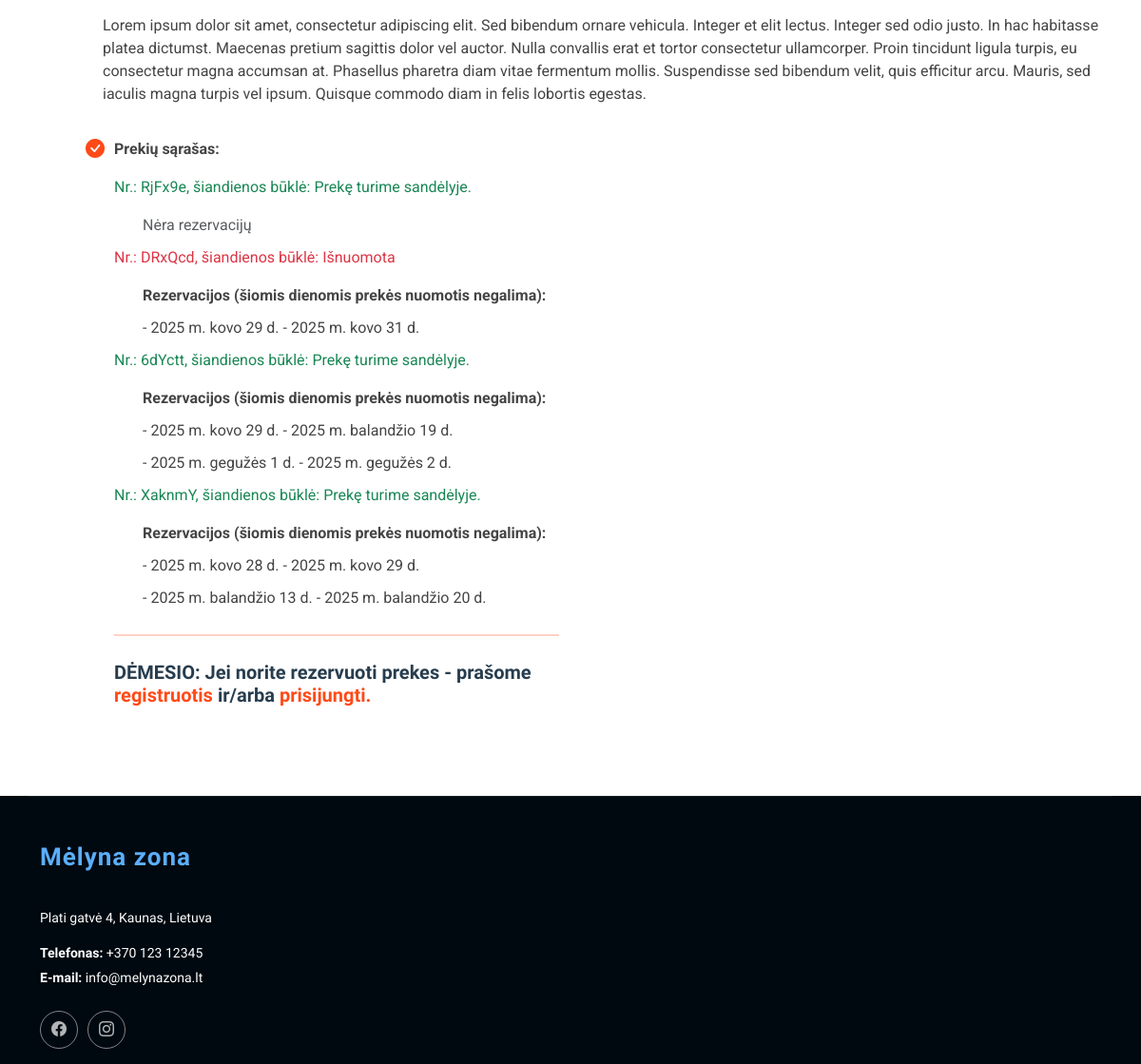
/rent/product/3 (lower part), run on an earlier commit of the app's database.
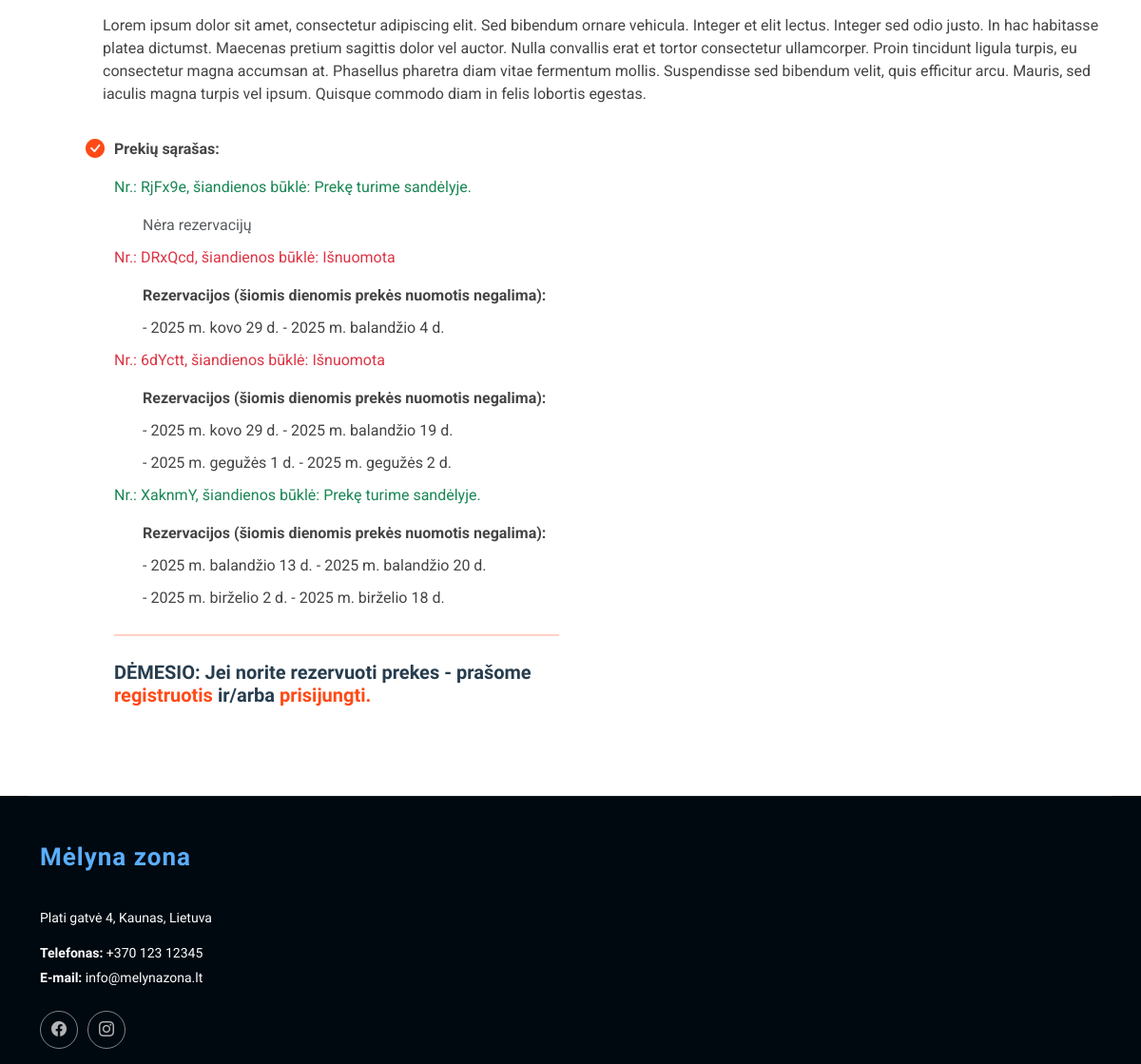
And on a later commit of the database.
### rent/models.py (models this page shows, shortened)
class Product(models.Model):
    name = models.CharField(verbose_name="Pavadinimas", max_length=100)
    price = models.IntegerField(verbose_name="Kaina", null=True, blank=True, help_text="Paros nuomos kaina")
    description = HTMLField(verbose_name="Aprašymas", max_length=1000, help_text='Trumpas produkto aprašymas', null=True, blank=True, default="")
    inv_no = models.CharField(verbose_name="Invenorizacijos numeris", max_length=100, null=True, blank=True, unique=True,
                              help_text="Veskite invenorizacijos numerį")
    quantity = models.IntegerField(verbose_name="Kiekis", null=True, blank=True, help_text="Kiekis")
    group = models. ForeignKey(to="Group", on_delete=models.SET_NULL, null=True, blank=True, verbose_name="Produktų grupės", help_text="Parinkite kokia grupei priklauso produktas")
    cover = models.ImageField(verbose_name="Paveikslėlis", upload_to='covers', null=True, blank=True)
    def __str__(self):
        return self.name
    class Meta:
        verbose_name = "Prouktas"
        verbose_name_plural = "Produktai"
        ordering = ['inv_no']

class Status(models.Model):
    uuid = ShortUUIDField(help_text='Unikalus ID vienodams produktams')
    product = models.ForeignKey(to="Product", null=True, blank=True, on_delete=models.CASCADE, verbose_name="Produktas", related_name="product_status")
    customer = models.ForeignKey(to=User, null=True, blank=True, on_delete=models.SET_NULL, verbose_name="Klientas")
    reservations = models.ForeignKey(to="Reservation", on_delete=models.SET_NULL, null=True, blank=True, related_name="status_reservations")
    created_at = models.DateTimeField(auto_now_add=True, null=True, blank=True, verbose_name="Sukurta")
    LOAN_STATUS = (
        ('n', 'Laikinai neprieinama'),
        ('i', 'Išnuomota'),
        ('g', 'Prekę turime sandėlyje.'),
        ('r', 'Rezervuota'),
    )
    condition = models.CharField(max_length=1, choices=LOAN_STATUS, blank=True, default="a", verbose_name="Būsena")
    class Meta:
        ordering = ['due_date']
        verbose_name = "Produkto būsena"
        verbose_name_plural = "Produktų būsenos"
        ordering = ['-pk']

class Reservation(models.Model):
    status = models.ForeignKey(Status, on_delete=models.CASCADE, related_name='reservations_status',null=True, blank=True)
    start_date = models.DateField(verbose_name="Nuomos pradžios data", null=True, blank=True)
    end_date = models.DateField(verbose_name="Nuomos pabaigos datas", null=True, blank=True)
    customer = models.ForeignKey(User, on_delete=models.SET_NULL, null=True, blank=True, verbose_name="Klientas")
    is_approved = models.BooleanField(default=False, verbose_name="Ar patvirtinta", null=True, blank=True)
    approval_date = models.DateTimeField(verbose_name="Patvirtinimo data", null=True, blank=True)
    class Meta:
        verbose_name = "Rezervacija"
        verbose_name_plural = "Rezervacijos"
        ordering = ['start_date']

### rent/views.py (the view)
# urls.py: path("product/<int:product_id>", views.product, name="product"),
def product(request, product_id):
    product = Product.objects.prefetch_related('product_status__reservations_status').get(id=product_id)
    context = {"product": product, }
    return render(request, 'product.html', context)

### rent/templates/product.html (shortened to what this page needs)
{% extends "base2.html" %}
{% load i18n %}
{% load static %}
{% block "content" %}
<section id="product_description" class="about section">
    <div class="container" data-aos="fade-up" data-aos-delay="100">
        <div class="row gy-4">
            <div class="content ps-0 ps-lg-5">
                <ul class="pt-2">
                    <li><strong>Aprašymas: </strong> {{ product.description | safe }}
                    </li>
                </ul>
            </div>
        </div>
        <div class="row align-items-start gy-4">
            <div class="col-lg-6">
                <div class="content ps-0 ps-lg-5">
                    <ul class="pt-2">
                        <li><i class="bi bi-check-circle-fill"></i><strong>Prekių sąrašas: </strong>
                            {% if product.product_status.all %}
                            {% for status in product.product_status.all %}
                            {% if status.condition != "n" %}
                            <p class="{% if status.condition == 'i' or status.condition == 'n' %}text-danger{% elif status.condition == 'g' %}text-success{% endif %}">
                                Nr.: {{ status.uuid|slice:":6" }}, šiandienos būklė: {{ status.get_condition_display }}
                            </p>
                            <ul>
                                {% if status.reservations_status.all %}
                                <li><strong>Rezervacijos (šiomis dienomis prekės nuomotis negalima):</strong></li>
                                {% for reservation in status.reservations_status.all %}
                                <li>
                                    - {{ reservation.start_date }} - {{ reservation.end_date }}
                                </li>
                                {% endfor %}
                                {% else %}
                                <li class="text-muted">Nėra rezervacijų</li>
                                {% endif %}
                            </ul>
                            {% endif %}
                            {% endfor %}
                            {% if not user.is_authenticated %}
                            <hr style="border: none; height: 2px; background-color: #ff4a17;"/>
                        <li><h5><strong>DĖMESIO: Jei norite rezervuoti prekes - prašome <a href="{% url 'register'%}">registruotis</a> ir/arba <a href="{% url 'login'%}">prisijungti.</a></strong>
                        </h5></li>
                        {% endif %}
                        {% else %}
                        <p class="text-danger">Šiuo metu neturime šios prekės</p>
                        {% endif %}
                        </li>
                    </ul>
                </div>
            </div>
        </div>
    </div>
</section>
{% endblock %}

### rent/templates/base2.html (shortened to what this page needs)
<!DOCTYPE html>
<html lang="en">
<head>
    {% load static %}
    <link href="{% static 'vendor/bootstrap/css/bootstrap.min.css' %}" rel="stylesheet">
    <link href="{% static 'vendor/bootstrap-icons/bootstrap-icons.css' %}" rel="stylesheet">
    <link href="{% static 'vendor/aos/aos.css' %}" rel="stylesheet">
    <link href="{% static 'vendor/glightbox/css/glightbox.min.css' %}" rel="stylesheet">
    <link href="{% static 'vendor/swiper/swiper-bundle.min.css' %}" rel="stylesheet">
    <link href="{% static 'css/main.css' %}" rel="stylesheet">
</head>
<body class="index-page">
<main class="main">
    <main class="main">
        {% block "content" %}{% endblock %}
    </main>
    <footer id="footer" class="footer dark-background">
        <div class="container footer-top">
            <div class="row gy-4">
                <div class="col-lg-4 col-md-6 footer-about">
                    <a href="{% url 'index' %}#hero" class="logo d-flex align-items-center">
                        <span class="sitename" style="color: #5baefc">Mėlyna zona</span>
                    </a>
                    <div class="footer-contact pt-3">
                        <p>Plati gatvė 4, Kaunas, Lietuva</p>
                        <p class="mt-3"><strong>Telefonas:</strong> <span>+370 123 12345</span></p>
                        <p><strong>E-mail:</strong> <span>info@melynazona.lt</span></p>
                    </div>
                    <div class="social-links d-flex mt-4">
                        <a href=""><i class="bi bi-facebook"></i></a>
                        <a href=""><i class="bi bi-instagram"></i></a>
                    </div>
                </div>
            </div>
        </div>
    </footer>
</body>
</html>

### rent/static/css/main.css (style rules this page uses)
:root { --default-font: "Roboto", system-ui, -apple-system, "Segoe UI", Roboto, "Helvetica Neue", Arial, "Noto Sans", "Liberation Sans", sans-serif, "Apple Color Emoji", "Segoe UI Emoji", "Segoe UI Symbol", "Noto Color Emoji"; --heading-font: "Raleway", sans-serif; --nav-font: "Inter", sans-serif; }
:root { --background-color: #ffffff; --default-color: #444444; --heading-color: #273d4e; --accent-color: #ff4a17; --surface-color: #ffffff; --contrast-color: #ffffff; }
:root { --nav-color: #e5eaee; --nav-hover-color: #ff4a17; --nav-mobile-background-color: #ffffff; --nav-dropdown-background-color: #ffffff; --nav-dropdown-color: #444444; --nav-dropdown-hover-color: #ff4a17; }
.dark-background { --background-color: #000910; --default-color: #ffffff; --heading-color: #ffffff; --surface-color: #28323a; --contrast-color: #ffffff; }
:root { scroll-behavior: smooth; }
body { color: var(--default-color); background-color: var(--background-color); font-family: var(--default-font); }
a { color: var(--accent-color); text-decoration: none; transition: 0.3s; }
h1, h2, h3, h4, h5, h6 { color: var(--heading-color); font-family: var(--heading-font); }
.footer { color: var(--default-color); background-color: var(--background-color); font-size: 14px; position: relative; }
.footer .footer-top { padding-top: 50px; border-top: 1px solid color-mix(in srgb, var(--default-color), transparent 90%); }
.footer .footer-about .logo { line-height: 1; margin-bottom: 25px; }
.footer .footer-about .logo span { font-size: 26px; font-weight: 700; letter-spacing: 1px; font-family: var(--heading-font); color: var(--heading-color); }
.footer .footer-about p { font-size: 14px; font-family: var(--heading-font); }
.footer .social-links a { display: flex; align-items: center; justify-content: center; width: 40px; height: 40px; border-radius: 50%; border: 1px solid color-mix(in srgb, var(--default-color), transparent 50%); font-size: 16px; color: color-mix(in srgb, var(--default-color), transparent 30%); margin-right: 10px; transition: 0.3s; }
.footer .footer-contact p { margin-bottom: 5px; }
section, .section { color: var(--default-color); background-color: var(--background-color); padding: 60px 0; scroll-margin-top: 90px; overflow: clip; }
.about .content ul { list-style: none; padding: 0; }
.about .content ul li { padding: 0 0 10px 30px; position: relative; }
.about .content ul i { position: absolute; font-size: 20px; left: 0; top: -3px; color: var(--accent-color); }
.about .content p:last-child { margin-bottom: 0; }

What changed in the data, as far as the page shows it:
removed Reservation: start_date "2025 m. kovo 28 d.", end_date "2025 m. kovo 29 d.", shown under Status "XaknmY"
changed Reservation: end_date "2025 m. kovo 31 d." → "2025 m. balandžio 4 d."
changed Status "6dYctt": condition "Prekę turime sandėlyje." → "Išnuomota"
added Reservation: start_date "2025 m. birželio 2 d.", end_date "2025 m. birželio 18 d.", shown under Status "XaknmY"
